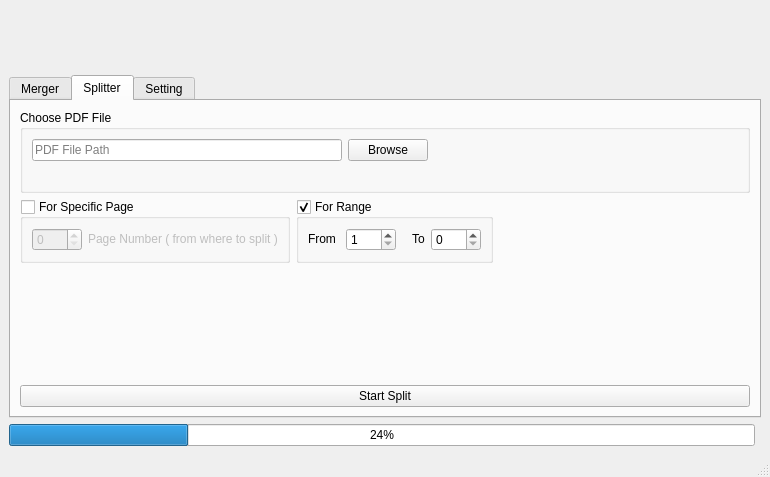
<?xml version="1.0" encoding="UTF-8"?>
<ui version="4.0">
 <class>MainWindow</class>
 <widget class="QMainWindow" name="MainWindow">
  <property name="geometry">
   <rect>
    <x>0</x>
    <y>0</y>
    <width>770</width>
    <height>477</height>
   </rect>
  </property>
  <property name="sizePolicy">
   <sizepolicy hsizetype="Ignored" vsizetype="Preferred">
    <horstretch>0</horstretch>
    <verstretch>0</verstretch>
   </sizepolicy>
  </property>
  <property name="minimumSize">
   <size>
    <width>321</width>
    <height>346</height>
   </size>
  </property>
  <property name="windowTitle">
   <string>MainWindow</string>
  </property>
  <property name="windowIcon">
   <iconset>
    <normaloff>C:/Users/Amit Maurya/.designer/backup/icons/4pdfLogo.png</normaloff>C:/Users/Amit Maurya/.designer/backup/icons/4pdfLogo.png</iconset>
  </property>
  <property name="toolButtonStyle">
   <enum>Qt::ToolButtonTextBesideIcon</enum>
  </property>
  <property name="animated">
   <bool>true</bool>
  </property>
  <property name="documentMode">
   <bool>false</bool>
  </property>
  <property name="unifiedTitleAndToolBarOnMac">
   <bool>false</bool>
  </property>
  <widget class="QWidget" name="centralwidget">
   <property name="styleSheet">
    <string notr="true"/>
   </property>
   <layout class="QGridLayout" name="gridLayout">
    <item row="0" column="0" colspan="2">
     <widget class="QWidget" name="widget_3" native="true">
      <property name="minimumSize">
       <size>
        <width>0</width>
        <height>60</height>
       </size>
      </property>
      <property name="maximumSize">
       <size>
        <width>16777215</width>
        <height>60</height>
       </size>
      </property>
      <layout class="QGridLayout" name="gridLayout_3">
       <property name="leftMargin">
        <number>0</number>
       </property>
       <property name="topMargin">
        <number>0</number>
       </property>
       <property name="rightMargin">
        <number>0</number>
       </property>
       <property name="bottomMargin">
        <number>0</number>
       </property>
       <property name="spacing">
        <number>0</number>
       </property>
       <item row="0" column="0">
        <widget class="QLabel" name="label">
         <property name="minimumSize">
          <size>
           <width>161</width>
           <height>40</height>
          </size>
         </property>
         <property name="maximumSize">
          <size>
           <width>161</width>
           <height>40</height>
          </size>
         </property>
         <property name="font">
          <font>
           <pointsize>13</pointsize>
          </font>
         </property>
         <property name="text">
          <string/>
         </property>
         <property name="pixmap">
          <pixmap>icons/4pdfLogo.png</pixmap>
         </property>
         <property name="scaledContents">
          <bool>true</bool>
         </property>
         <property name="alignment">
          <set>Qt::AlignCenter</set>
         </property>
        </widget>
       </item>
      </layout>
     </widget>
    </item>
    <item row="1" column="0" colspan="2">
     <widget class="QTabWidget" name="tabWidget">
      <property name="cursor">
       <cursorShape>ArrowCursor</cursorShape>
      </property>
      <property name="statusTip">
       <string>This is Merger</string>
      </property>
      <property name="layoutDirection">
       <enum>Qt::LeftToRight</enum>
      </property>
      <property name="currentIndex">
       <number>1</number>
      </property>
      <property name="iconSize">
       <size>
        <width>13</width>
        <height>13</height>
       </size>
      </property>
      <property name="tabBarAutoHide">
       <bool>false</bool>
      </property>
      <widget class="QWidget" name="megerTab">
       <attribute name="icon">
        <iconset>
         <normaloff>icons/merge.png</normaloff>icons/merge.png</iconset>
       </attribute>
       <attribute name="title">
        <string>Merger</string>
       </attribute>
       <layout class="QGridLayout" name="gridLayout_2">
        <item row="7" column="0" colspan="4">
         <widget class="QPushButton" name="merge_bttn">
          <property name="text">
           <string>Start Merge</string>
          </property>
         </widget>
        </item>
        <item row="5" column="0" rowspan="2" colspan="4">
         <spacer name="verticalSpacer_2">
          <property name="orientation">
           <enum>Qt::Vertical</enum>
          </property>
          <property name="sizeHint" stdset="0">
           <size>
            <width>725</width>
            <height>77</height>
           </size>
          </property>
         </spacer>
        </item>
        <item row="0" column="3">
         <widget class="QWidget" name="widget" native="true">
          <property name="sizePolicy">
           <sizepolicy hsizetype="Maximum" vsizetype="Preferred">
            <horstretch>0</horstretch>
            <verstretch>0</verstretch>
           </sizepolicy>
          </property>
          <property name="maximumSize">
           <size>
            <width>16777215</width>
            <height>200</height>
           </size>
          </property>
          <layout class="QGridLayout" name="gridLayout_5">
           <item row="0" column="0">
            <widget class="QPushButton" name="add_file_bttn">
             <property name="maximumSize">
              <size>
               <width>100</width>
               <height>16777215</height>
              </size>
             </property>
             <property name="text">
              <string>Add File</string>
             </property>
             <property name="icon">
              <iconset>
               <normaloff>icons/add.ico</normaloff>icons/add.ico</iconset>
             </property>
            </widget>
           </item>
           <item row="1" column="0">
            <spacer name="verticalSpacer">
             <property name="orientation">
              <enum>Qt::Vertical</enum>
             </property>
             <property name="sizeHint" stdset="0">
              <size>
               <width>20</width>
               <height>40</height>
              </size>
             </property>
            </spacer>
           </item>
          </layout>
         </widget>
        </item>
        <item row="0" column="0" colspan="3">
         <widget class="QTableWidget" name="tableWidget">
          <property name="sizePolicy">
           <sizepolicy hsizetype="MinimumExpanding" vsizetype="Expanding">
            <horstretch>0</horstretch>
            <verstretch>0</verstretch>
           </sizepolicy>
          </property>
          <property name="maximumSize">
           <size>
            <width>16777215</width>
            <height>200</height>
           </size>
          </property>
          <property name="focusPolicy">
           <enum>Qt::StrongFocus</enum>
          </property>
          <property name="whatsThis">
           <string>&lt;html&gt;&lt;head/&gt;&lt;body&gt;&lt;p&gt;This is Merger&lt;/p&gt;&lt;p&gt;jfkldfgddf&lt;/p&gt;&lt;p&gt;3g&lt;/p&gt;&lt;p&gt;dfgd&lt;/p&gt;&lt;p&gt;df&lt;/p&gt;&lt;p&gt;g&lt;/p&gt;&lt;p&gt;d&lt;/p&gt;&lt;p&gt;fg&lt;/p&gt;&lt;p&gt;d&lt;/p&gt;&lt;p&gt;df&lt;/p&gt;&lt;p&gt;g&lt;/p&gt;&lt;p&gt;&lt;br/&gt;&lt;/p&gt;&lt;p&gt;f&lt;/p&gt;&lt;/body&gt;&lt;/html&gt;</string>
          </property>
          <property name="dragDropMode">
           <enum>QAbstractItemView::NoDragDrop</enum>
          </property>
          <property name="alternatingRowColors">
           <bool>true</bool>
          </property>
          <property name="textElideMode">
           <enum>Qt::ElideLeft</enum>
          </property>
          <property name="verticalScrollMode">
           <enum>QAbstractItemView::ScrollPerPixel</enum>
          </property>
          <property name="horizontalScrollMode">
           <enum>QAbstractItemView::ScrollPerPixel</enum>
          </property>
          <property name="gridStyle">
           <enum>Qt::DashLine</enum>
          </property>
          <property name="sortingEnabled">
           <bool>false</bool>
          </property>
          <property name="cornerButtonEnabled">
           <bool>false</bool>
          </property>
          <property name="rowCount">
           <number>0</number>
          </property>
          <attribute name="horizontalHeaderStretchLastSection">
           <bool>true</bool>
          </attribute>
          <column>
           <property name="text">
            <string>Name</string>
           </property>
          </column>
          <column>
           <property name="text">
            <string>Size</string>
           </property>
          </column>
          <column>
           <property name="text">
            <string>Pages</string>
           </property>
          </column>
          <column>
           <property name="text">
            <string>Page Range</string>
           </property>
           <property name="toolTip">
            <string>eg. 1-5, 22-58, etc.</string>
           </property>
          </column>
          <column>
           <property name="text">
            <string/>
           </property>
          </column>
         </widget>
        </item>
       </layout>
      </widget>
      <widget class="QWidget" name="splitterTab">
       <attribute name="icon">
        <iconset>
         <normaloff>icons/division.png</normaloff>icons/division.png</iconset>
       </attribute>
       <attribute name="title">
        <string>Splitter</string>
       </attribute>
       <layout class="QGridLayout" name="gridLayout_7">
        <item row="1" column="1">
         <widget class="QGroupBox" name="split_range_gb">
          <property name="title">
           <string>For Range</string>
          </property>
          <property name="flat">
           <bool>false</bool>
          </property>
          <property name="checkable">
           <bool>true</bool>
          </property>
          <layout class="QGridLayout" name="gridLayout_10">
           <item row="0" column="1">
            <widget class="QLabel" name="label_4">
             <property name="sizePolicy">
              <sizepolicy hsizetype="Maximum" vsizetype="Preferred">
               <horstretch>0</horstretch>
               <verstretch>0</verstretch>
              </sizepolicy>
             </property>
             <property name="maximumSize">
              <size>
               <width>16777215</width>
               <height>20</height>
              </size>
             </property>
             <property name="text">
              <string>From </string>
             </property>
            </widget>
           </item>
           <item row="0" column="2">
            <widget class="QSpinBox" name="page_from">
             <property name="maximumSize">
              <size>
               <width>50</width>
               <height>16777215</height>
              </size>
             </property>
             <property name="minimum">
              <number>1</number>
             </property>
             <property name="maximum">
              <number>1000</number>
             </property>
            </widget>
           </item>
           <item row="0" column="5">
            <widget class="QSpinBox" name="page_to">
             <property name="maximumSize">
              <size>
               <width>50</width>
               <height>16777215</height>
              </size>
             </property>
             <property name="maximum">
              <number>1000</number>
             </property>
            </widget>
           </item>
           <item row="0" column="4">
            <widget class="QLabel" name="label_5">
             <property name="sizePolicy">
              <sizepolicy hsizetype="Maximum" vsizetype="Preferred">
               <horstretch>0</horstretch>
               <verstretch>0</verstretch>
              </sizepolicy>
             </property>
             <property name="maximumSize">
              <size>
               <width>16777215</width>
               <height>20</height>
              </size>
             </property>
             <property name="text">
              <string>To</string>
             </property>
            </widget>
           </item>
           <item row="0" column="3">
            <spacer name="horizontalSpacer_2">
             <property name="orientation">
              <enum>Qt::Horizontal</enum>
             </property>
             <property name="sizeType">
              <enum>QSizePolicy::Maximum</enum>
             </property>
             <property name="sizeHint" stdset="0">
              <size>
               <width>10</width>
               <height>20</height>
              </size>
             </property>
            </spacer>
           </item>
          </layout>
         </widget>
        </item>
        <item row="1" column="0">
         <widget class="QGroupBox" name="split_page_gb">
          <property name="title">
           <string>For Specific Page</string>
          </property>
          <property name="flat">
           <bool>false</bool>
          </property>
          <property name="checkable">
           <bool>true</bool>
          </property>
          <property name="checked">
           <bool>false</bool>
          </property>
          <layout class="QGridLayout" name="gridLayout_9">
           <item row="0" column="1">
            <widget class="QLabel" name="label_2">
             <property name="maximumSize">
              <size>
               <width>16777215</width>
               <height>20</height>
              </size>
             </property>
             <property name="text">
              <string>Page Number ( from where to split )</string>
             </property>
            </widget>
           </item>
           <item row="0" column="0">
            <widget class="QSpinBox" name="page_no">
             <property name="maximumSize">
              <size>
               <width>50</width>
               <height>16777215</height>
              </size>
             </property>
             <property name="maximum">
              <number>1000</number>
             </property>
            </widget>
           </item>
          </layout>
         </widget>
        </item>
        <item row="1" column="2">
         <spacer name="horizontalSpacer_3">
          <property name="orientation">
           <enum>Qt::Horizontal</enum>
          </property>
          <property name="sizeType">
           <enum>QSizePolicy::MinimumExpanding</enum>
          </property>
          <property name="sizeHint" stdset="0">
           <size>
            <width>40</width>
            <height>20</height>
           </size>
          </property>
         </spacer>
        </item>
        <item row="0" column="0" colspan="3">
         <widget class="QGroupBox" name="groupBox_2">
          <property name="title">
           <string>Choose PDF File</string>
          </property>
          <layout class="QGridLayout" name="gridLayout_8">
           <item row="0" column="0">
            <widget class="QLineEdit" name="pdf_path_split">
             <property name="maximumSize">
              <size>
               <width>400</width>
               <height>16777215</height>
              </size>
             </property>
             <property name="placeholderText">
              <string>PDF File Path</string>
             </property>
            </widget>
           </item>
           <item row="0" column="2">
            <spacer name="horizontalSpacer">
             <property name="orientation">
              <enum>Qt::Horizontal</enum>
             </property>
             <property name="sizeHint" stdset="0">
              <size>
               <width>40</width>
               <height>20</height>
              </size>
             </property>
            </spacer>
           </item>
           <item row="0" column="1">
            <widget class="QPushButton" name="browserFile_bttn">
             <property name="text">
              <string>Browse</string>
             </property>
            </widget>
           </item>
           <item row="1" column="0">
            <widget class="QLabel" name="label_3">
             <property name="text">
              <string/>
             </property>
            </widget>
           </item>
          </layout>
         </widget>
        </item>
        <item row="2" column="0" colspan="3">
         <spacer name="verticalSpacer_4">
          <property name="orientation">
           <enum>Qt::Vertical</enum>
          </property>
          <property name="sizeHint" stdset="0">
           <size>
            <width>20</width>
            <height>40</height>
           </size>
          </property>
         </spacer>
        </item>
        <item row="3" column="0" colspan="3">
         <widget class="QPushButton" name="split_bttn">
          <property name="text">
           <string>Start Split</string>
          </property>
         </widget>
        </item>
       </layout>
      </widget>
      <widget class="QWidget" name="tab_2">
       <attribute name="title">
        <string>Setting</string>
       </attribute>
       <layout class="QGridLayout" name="gridLayout_4">
        <item row="0" column="0">
         <widget class="QWidget" name="widget_2" native="true">
          <property name="sizePolicy">
           <sizepolicy hsizetype="Preferred" vsizetype="Maximum">
            <horstretch>0</horstretch>
            <verstretch>0</verstretch>
           </sizepolicy>
          </property>
          <property name="minimumSize">
           <size>
            <width>0</width>
            <height>0</height>
           </size>
          </property>
          <layout class="QGridLayout" name="gridLayout_6">
           <item row="0" column="0">
            <widget class="QGroupBox" name="groupBox">
             <property name="sizePolicy">
              <sizepolicy hsizetype="Maximum" vsizetype="Maximum">
               <horstretch>0</horstretch>
               <verstretch>0</verstretch>
              </sizepolicy>
             </property>
             <property name="title">
              <string>Theme</string>
             </property>
             <layout class="QVBoxLayout" name="verticalLayout">
              <item>
               <widget class="QRadioButton" name="darkMode_rb">
                <property name="text">
                 <string>Dark</string>
                </property>
                <property name="icon">
                 <iconset>
                  <normaloff>icons/moon.png</normaloff>icons/moon.png</iconset>
                </property>
               </widget>
              </item>
              <item>
               <widget class="QRadioButton" name="lightMode_rb">
                <property name="text">
                 <string>Light</string>
                </property>
                <property name="icon">
                 <iconset>
                  <normaloff>icons/sunny.png</normaloff>icons/sunny.png</iconset>
                </property>
               </widget>
              </item>
             </layout>
            </widget>
           </item>
          </layout>
         </widget>
        </item>
        <item row="1" column="0">
         <spacer name="verticalSpacer_3">
          <property name="orientation">
           <enum>Qt::Vertical</enum>
          </property>
          <property name="sizeHint" stdset="0">
           <size>
            <width>20</width>
            <height>196</height>
           </size>
          </property>
         </spacer>
        </item>
       </layout>
      </widget>
     </widget>
    </item>
    <item row="2" column="0">
     <widget class="QProgressBar" name="progressBar">
      <property name="value">
       <number>24</number>
      </property>
      <property name="alignment">
       <set>Qt::AlignCenter</set>
      </property>
     </widget>
    </item>
   </layout>
  </widget>
  <widget class="QStatusBar" name="statusbar"/>
 </widget>
 <resources/>
 <connections/>
</ui>
